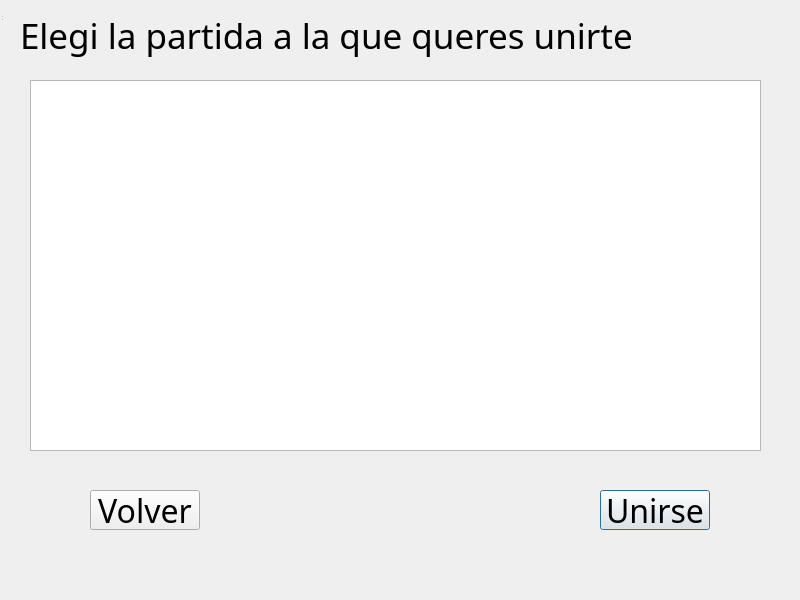
<?xml version="1.0" encoding="UTF-8"?>
<ui version="4.0">
 <class>GameList</class>
 <widget class="QDialog" name="GameList">
  <property name="geometry">
   <rect>
    <x>0</x>
    <y>0</y>
    <width>800</width>
    <height>600</height>
   </rect>
  </property>
  <property name="windowTitle">
   <string>Join Game</string>
  </property>
  <widget class="QWidget" name="centralwidget">
   <property name="geometry">
    <rect>
     <x>0</x>
     <y>0</y>
     <width>800</width>
     <height>600</height>
    </rect>
   </property>
   <widget class="QListWidget" name="listGames">
    <property name="geometry">
     <rect>
      <x>30</x>
      <y>80</y>
      <width>731</width>
      <height>371</height>
     </rect>
    </property>
    <property name="font">
     <font>
      <family>Jazz Jackrabbit 2</family>
      <pointsize>24</pointsize>
     </font>
    </property>
   </widget>
   <widget class="QPushButton" name="btnJoin">
    <property name="geometry">
     <rect>
      <x>600</x>
      <y>490</y>
      <width>110</width>
      <height>40</height>
     </rect>
    </property>
    <property name="font">
     <font>
      <family>Jazz Jackrabbit 2</family>
      <pointsize>24</pointsize>
     </font>
    </property>
    <property name="text">
     <string>Unirse</string>
    </property>
   </widget>
   <widget class="QLabel" name="labelTitle">
    <property name="geometry">
     <rect>
      <x>20</x>
      <y>10</y>
      <width>751</width>
      <height>51</height>
     </rect>
    </property>
    <property name="font">
     <font>
      <family>Jazz Jackrabbit 2</family>
      <pointsize>26</pointsize>
     </font>
    </property>
    <property name="text">
     <string>Elegi la partida a la que queres unirte</string>
    </property>
   </widget>
  <widget class="QPushButton" name="btnBack">
   <property name="geometry">
    <rect>
     <x>90</x>
     <y>490</y>
     <width>110</width>
     <height>40</height>
    </rect>
   </property>
   <property name="font">
    <font>
     <family>Jazz Jackrabbit 2</family>
     <pointsize>24</pointsize>
    </font>
   </property>
   <property name="text">
    <string>Volver</string>
   </property>
  </widget>
 </widget>
  <widget class="QMenuBar" name="menubar">
   <property name="enabled">
    <bool>false</bool>
   </property>
   <property name="geometry">
    <rect>
     <x>0</x>
     <y>0</y>
     <width>800</width>
     <height>0</height>
    </rect>
   </property>
  </widget>
  <widget class="QStatusBar" name="statusbar">
   <property name="enabled">
    <bool>false</bool>
   </property>
  </widget>
 </widget>
 <resources/>
 <connections/>
</ui>
